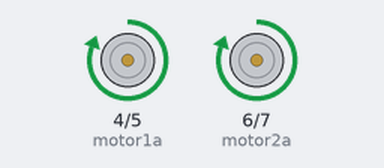
A sketch run on a simulated Arduino Uno, built with avr-gcc and run on an emulated ATmega328P. Shown: motor-driver pin pairs drawn as motors (green arrow = first pin HIGH = forward, orange = second pin HIGH = backward, longer = more drive). What the sketch prints to the serial monitor is not drawn.

Above: at 1.5 s.
At 7.0 s:
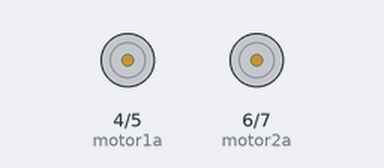
Timing chart, 0 to 14.3 s (numbered marks = the images above):
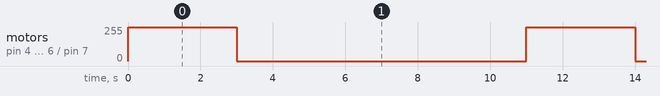

Measured:
- by itself, motor on pin 4 (motor1a) / pin 5 (motor1b), motor on pin 6 (motor2a) / pin 7 (motor2b): alternates forward 255/255 for 3.0 s and stopped for 8.0 s

The sketch:

DCMotor02.ino
```cpp
#include <SoftwareSerial.h>   // 引用程式庫

#define motor1a 4
#define motor1b 5
#define motor2a 6
#define motor2b 7
int Motor1direction = 1 ;

// 定義連接藍牙模組的序列埠
SoftwareSerial BT(11, 12); // 接收腳, 傳送腳


void initall()
{
 // init motor pin as output
   pinMode(motor1a,OUTPUT);
   pinMode(motor1b,OUTPUT);
   pinMode(motor2a,OUTPUT);
   pinMode(motor2b,OUTPUT);
}
 void setup()
 {
  initall();
   //init serial for debug
Serial.begin(9600);
Serial.println("Program Start Here ");
 }

 void loop()
 {
  RightForward() ;
  LeftForward() ;
  delay(3000);
  RightStop() ;
  LeftStop() ;
  delay(8000);
/*
  RightBackward() ;
  delay(3000);
  LeftForward() ;
  delay(3000);
  LeftBackward() ;
  delay(3000);
*/
 }

 void RightForward()
 {
   digitalWrite(motor1a,HIGH);
   digitalWrite(motor1b,LOW);
 }
 void RightBackward()
 {
   digitalWrite(motor1a,LOW );
   digitalWrite(motor1b,HIGH);
 }

 void RightStop()
 {
   digitalWrite(motor1a,LOW );
   digitalWrite(motor1b,LOW);
 }


 void LeftForward()
 {
   digitalWrite(motor2a,HIGH);
   digitalWrite(motor2b,LOW);
 }
 void LeftBackward()
 {
   digitalWrite(motor2a,LOW );
   digitalWrite(motor2b,HIGH);
 }

 void LeftStop()
 {
   digitalWrite(motor2a,LOW );
   digitalWrite(motor2b,LOW);
 }
```
